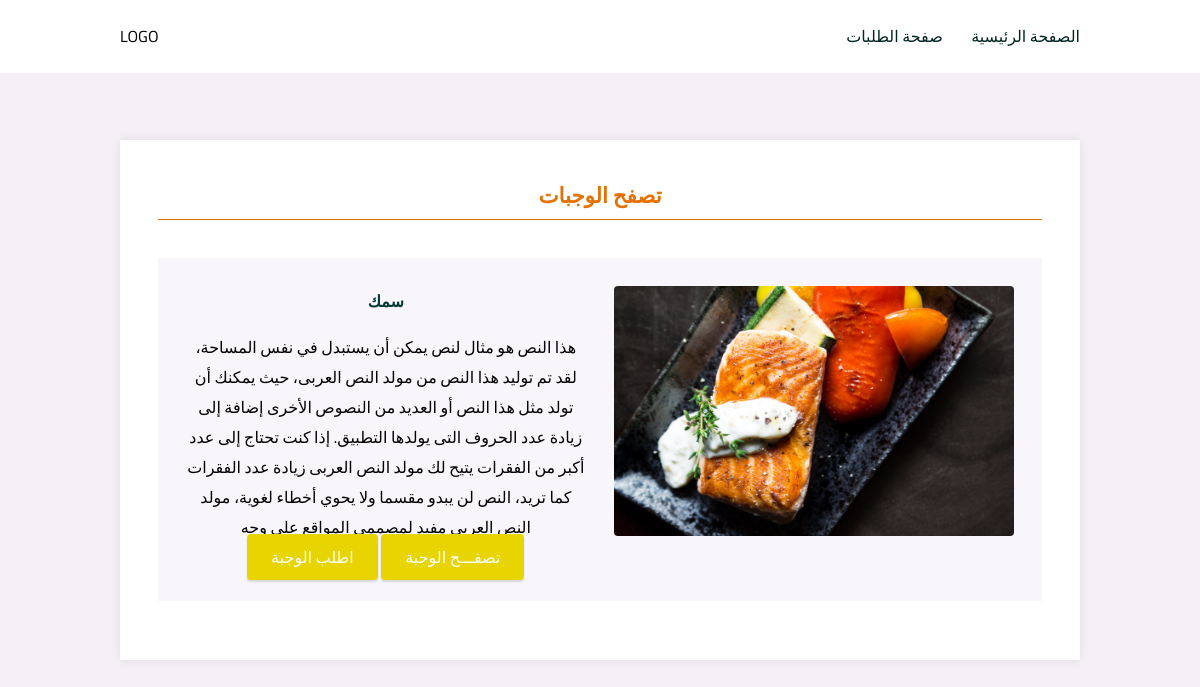
Page /meals on the committed database.
### main.py (models this page shows)
class Meals(db.Model):
    id = db.Column(db.Integer, primary_key=True, autoincrement=True)
    name = db.Column(db.String(50), nullable=False)
    desc = db.Column(db.Text)
    price = db.Column(db.Numeric(10, 2))
    requests = db.relationship('Requests', backref='meal')
    photo_id = db.Column(db.Integer, db.ForeignKey('photos.id'))

class Photos(db.Model):
    id = db.Column(db.Integer, primary_key=True, autoincrement=True)
    url = db.Column(db.Text, nullable=False)
    meals = db.relationship('Meals', backref='photo')

### main.py (the view)
@app.route('/meals')
def show_meals_for_user():
    meals = o.get_all_meal()
    return render_template('show-meals-for-users.html', meals=meals)

### main.py (called while the page is built)
    def get_all_meal(self):
        return Meals.query.all()

### templates/show-meals-for-users.html (shortened to what this page needs)
<!DOCTYPE html>
<html lang="en">
  <head>
    <link
      href="{{ url_for('static', filename='style/style.css') }}"
      rel="stylesheet"
    />
  </head>
  <body>
    <header id="header">
      <p>LOGO</p>
      <nav class="header-nav">
        <a href="#">الصفحة الرئيسية</a>
        <a href="#">صفحة الطلبات </a>
      </nav>
    </header>
    <main id="main-meals">
      <section class="meals-container">
        <p>تصفح الوجبات</p>
        {% for meal in meals %}
        <div class="meal">
          <img src="{{ meal.photo.url }}" />
          <div>
            <p class="meal-header">{{ meal.name }}</p>
            <p>{{ meal.desc }}</p>
            <div>
              <a href="{{url_for('meal_details',id = meal.id)}}"
                >تصفـــح الوجبة</a
              >
              <a href="{{url_for('request_meal',id = meal.id)}}">اطلب الوجبة</a>
            </div>
          </div>
        </div>
        {% endfor %}
      </section>
    </main>
  </body>
</html>

### static/style/style.css (style rules this page uses)
* { margin: 0; padding: 0; box-sizing: border-box; }
body { min-width: 960px; font-family: "Cairo", sans-serif; }
a { text-decoration: none; white-space: nowrap; }
#header { padding: 1.333rem 10%; display: flex; justify-content: space-between; background-color: white; }
#header .header-nav { display: flex; flex-direction: row-reverse; }
#header .header-nav > a { margin-right: 1.777rem; color: #012622; transition: opacity ease-in-out 300ms; }
#header .header-nav a:first-of-type { margin: 0; }
#main-meals { padding: 4.209rem 10%; min-height: calc(100vh - 2.666rem - 30px); background: #f4f0f6; }
#main-meals .meals-container { margin-bottom: 1.777rem; padding: 1.888rem 2.369rem; background: white; box-shadow: 0 0 10px #01040417; }
#main-meals .meals-container > p { margin-bottom: 2.369rem; width: 100%; height: 50px; color: #e57100; border-bottom: #e57100 solid 1.5px; text-align: center; line-height: 50px; font-size: 1.333rem; font-weight: 600; }
#main-meals .meal { margin-bottom: 1.777rem; width: 100%; display: grid; grid-template-columns: 400px 1fr; grid-gap: 1.777rem; padding: 1.777rem; text-align: center; background: #f4f0f6ee; }
#main-meals .meal:nth-child(2n) { grid-template-columns: 1fr 400px; }
#main-meals .meal:nth-child(2n) img { grid-column: 2; }
#main-meals .meal:nth-child(2n) > div { grid-column: 1; grid-row: 1; }
#main-meals .meal > div { display: flex; flex-direction: column; align-items: center; justify-content: space-between; }
#main-meals .meal:nth-child(2n) { padding: 1.777rem; background: #f4f0f696; }
#main-meals .meal a { width: max-content; padding: 8px 24px; color: white; background: #e7d401; text-align: center; border-radius: 4px; box-shadow: 0 2px 2px #01151323; }
#main-meals .meal img { width: 100%; max-width: 100%; height: 250px; border-radius: 4px; }
#main-meals .meal-header { margin-bottom: 1rem; color: #003b36; text-align: center; font-weight: 700; }

### rows in the picture
Meals: photo (picture), name "سمك", desc "هذا النص هو مثال لنص يمكن أن يستبدل في نفس المساحة، لقد تم توليد هذا النص من مولد النص العربى، حيث يمكنك أن تولد مثل هذا النص أو العديد من النصوص الأخرى إضافة إلى زيادة عدد الحروف التى يولدها التطبيق. إذا كنت تحتاج إلى عدد أكبر من الفقرات يتيح لك مولد النص العربى زيادة عدد الفقرات كما تريد، النص لن يبدو مقسما ولا يحوي أخطاء لغوية، مولد النص العربى مفيد لمصممي المواقع على وجه"
